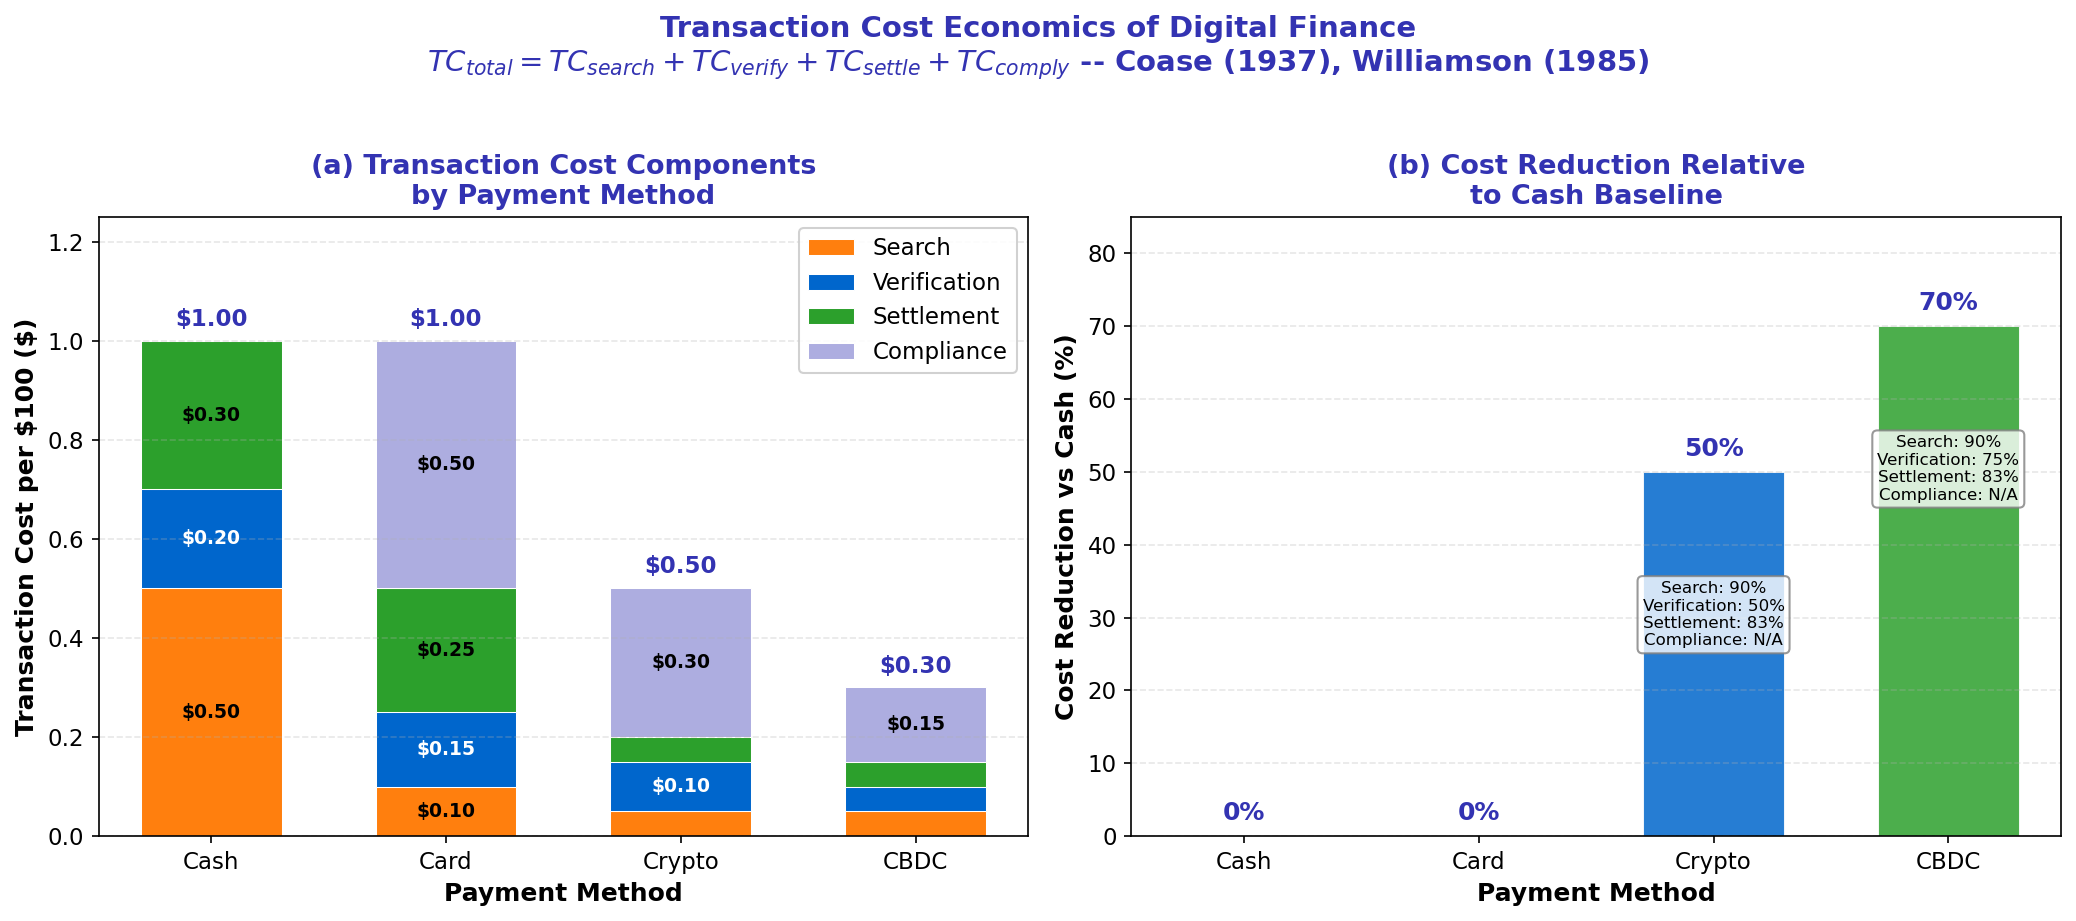

Write the Python code that produced this figure.
r"""Transaction Cost Waterfall: Coase-Williamson Decomposition

Multi-panel override: comparative statics requires simultaneous visibility

Panel (a): Grouped stacked bar chart of transaction cost components.
Panel (b): Percentage reduction versus cash baseline.

Economic Model:
$TC_{total} = TC_{search} + TC_{verify} + TC_{settle} + TC_{comply}$.
Based on Coase (1937), Williamson (1985).
"""
import matplotlib.pyplot as plt
import numpy as np
from pathlib import Path

np.random.seed(42)

plt.rcParams.update({
    'font.size': 12, 'axes.labelsize': 12, 'axes.titlesize': 13,
    'xtick.labelsize': 11, 'ytick.labelsize': 11, 'legend.fontsize': 11,
    'figure.dpi': 150
})

MLPURPLE = '#3333B2'
MLBLUE = '#0066CC'
MLORANGE = '#FF7F0E'
MLGREEN = '#2CA02C'
MLRED = '#D62728'
MLLAVENDER = '#ADADE0'

# Transaction cost components per $100 transaction
methods = ['Cash', 'Card', 'Crypto', 'CBDC']
components = ['Search', 'Verification', 'Settlement', 'Compliance']
colors = [MLORANGE, MLBLUE, MLGREEN, MLLAVENDER]

# Cost data (per $100 transaction)
costs = {
    'Cash':   [0.50, 0.20, 0.30, 0.00],  # total = $1.00
    'Card':   [0.10, 0.15, 0.25, 0.50],  # total = $1.00
    'Crypto': [0.05, 0.10, 0.05, 0.30],  # total = $0.50
    'CBDC':   [0.05, 0.05, 0.05, 0.15],  # total = $0.30
}

totals = {m: sum(v) for m, v in costs.items()}

fig, (ax1, ax2) = plt.subplots(1, 2, figsize=(14, 6))

# --- Panel (a): Grouped stacked bar ---
x = np.arange(len(methods))
width = 0.6

# Build stacked bars
bottoms = np.zeros(len(methods))
for i, comp in enumerate(components):
    vals = [costs[m][i] for m in methods]
    bars = ax1.bar(x, vals, width, bottom=bottoms, color=colors[i],
                   label=comp, edgecolor='white', linewidth=0.5)
    # Add value labels inside bars if segment is large enough
    for j, v in enumerate(vals):
        if v >= 0.10:
            ax1.text(x[j], bottoms[j] + v / 2, f'${v:.2f}',
                     ha='center', va='center', fontsize=9, fontweight='bold',
                     color='black' if colors[i] != MLBLUE else 'white')
    bottoms += vals

# Add total labels on top
for j, m in enumerate(methods):
    ax1.text(x[j], totals[m] + 0.02, f'${totals[m]:.2f}',
             ha='center', va='bottom', fontsize=11, fontweight='bold',
             color=MLPURPLE)

ax1.set_xlabel('Payment Method', fontweight='bold')
ax1.set_ylabel('Transaction Cost per \\$100 (\\$)', fontweight='bold')
ax1.set_title('(a) Transaction Cost Components\nby Payment Method', fontweight='bold', color=MLPURPLE)
ax1.set_xticks(x)
ax1.set_xticklabels(methods)
ax1.legend(loc='upper right', framealpha=0.9)
ax1.grid(True, alpha=0.3, linestyle='--', axis='y')
ax1.set_ylim(0, 1.25)

# --- Panel (b): Percentage reduction vs cash ---
cash_total = totals['Cash']
reductions = {m: (1 - totals[m] / cash_total) * 100 for m in methods}

bar_colors = [MLRED, MLORANGE, MLBLUE, MLGREEN]
bars = ax2.bar(x, [reductions[m] for m in methods], width,
               color=bar_colors, edgecolor='white', linewidth=0.5, alpha=0.85)

# Add percentage labels
for j, m in enumerate(methods):
    pct = reductions[m]
    ax2.text(x[j], pct + 1.5, f'{pct:.0f}%',
             ha='center', va='bottom', fontsize=12, fontweight='bold',
             color=MLPURPLE)

# Component-level reduction annotations for Crypto and CBDC
for j, m in enumerate(['Crypto', 'CBDC']):
    idx = methods.index(m)
    comp_reductions = []
    for i, comp in enumerate(components):
        if costs['Cash'][i] > 0:
            comp_reductions.append(
                f'{comp}: {(1 - costs[m][i] / costs["Cash"][i]) * 100:.0f}%')
        else:
            comp_reductions.append(f'{comp}: N/A')
    detail = '\n'.join(comp_reductions)
    y_pos = reductions[m] - 15
    ax2.text(x[idx], y_pos, detail, ha='center', va='top',
             fontsize=8, bbox=dict(boxstyle='round,pad=0.3',
                                   facecolor='white', edgecolor='gray',
                                   alpha=0.8))

ax2.set_xlabel('Payment Method', fontweight='bold')
ax2.set_ylabel('Cost Reduction vs Cash (%)', fontweight='bold')
ax2.set_title('(b) Cost Reduction Relative\nto Cash Baseline', fontweight='bold', color=MLPURPLE)
ax2.set_xticks(x)
ax2.set_xticklabels(methods)
ax2.grid(True, alpha=0.3, linestyle='--', axis='y')
ax2.set_ylim(0, 85)

fig.suptitle('Transaction Cost Economics of Digital Finance\n'
             '$TC_{total} = TC_{search} + TC_{verify} + TC_{settle} + TC_{comply}$'
             ' -- Coase (1937), Williamson (1985)',
             fontweight='bold', fontsize=14, color=MLPURPLE, y=1.02)

plt.tight_layout()
plt.savefig(Path(__file__).parent / 'chart.pdf', dpi=300, bbox_inches='tight')
plt.savefig(Path(__file__).parent / 'chart.png', dpi=150, bbox_inches='tight')
plt.close()
print("Chart saved to chart.pdf and chart.png")
